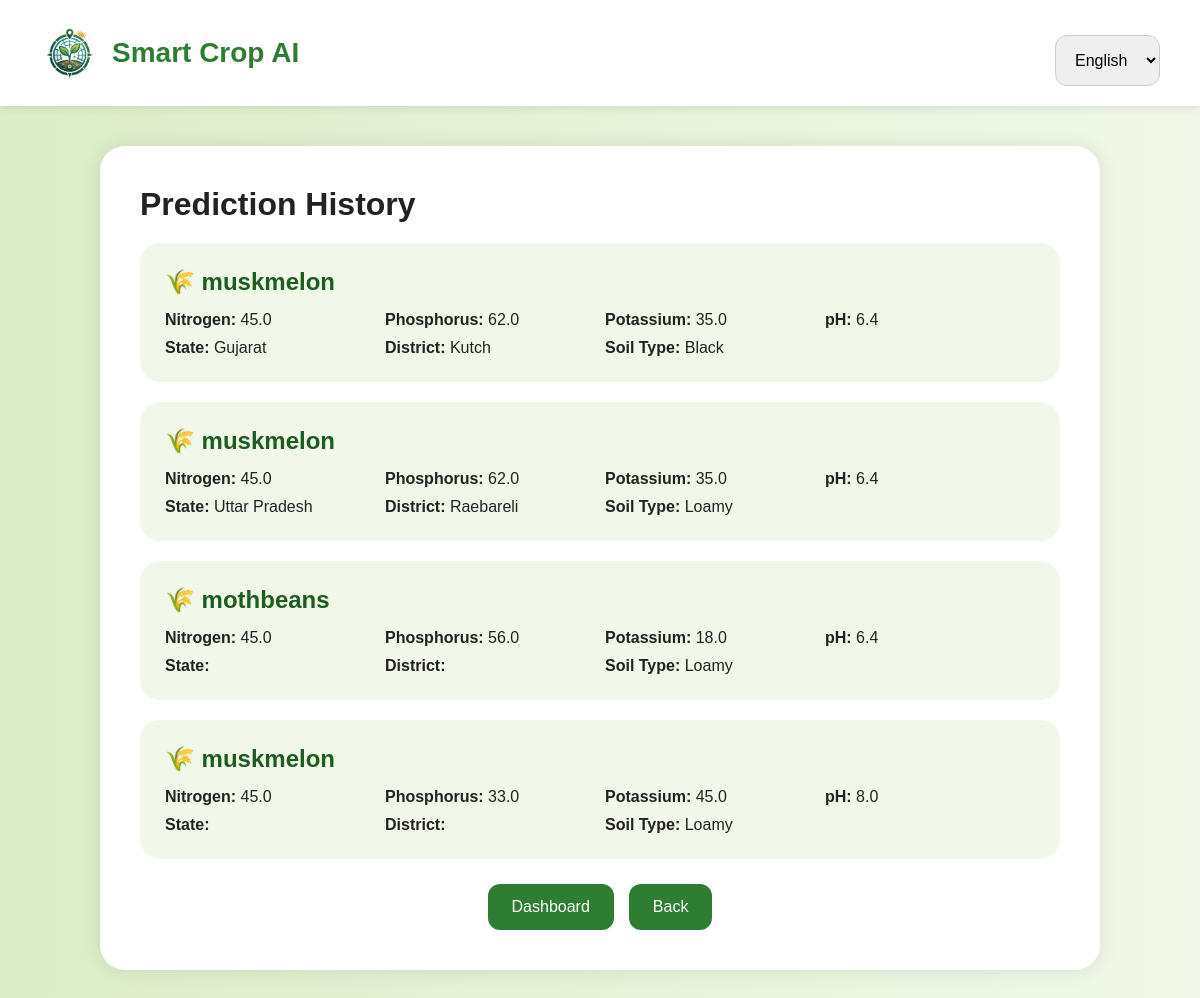
Screenshot of /history (signed in) with the database file from the repository.
### database.py (models this page shows)
class History(db.Model):
    __tablename__ = "history"
    id = db.Column(
        db.Integer,
        primary_key=True
    )
    user_id = db.Column(
        db.Integer,
        db.ForeignKey('users.id')
    )
    crop = db.Column(
        db.String(100)
    )
    confidence = db.Column(
        db.Float
    )
    n = db.Column(
        db.Float
    )
    p = db.Column(
        db.Float
    )
    k = db.Column(
        db.Float
    )
    ph = db.Column(
        db.Float
    )
    state = db.Column(
        db.String(100)
    )
    district = db.Column(
        db.String(100)
    )
    soil = db.Column(
        db.String(100)
    )
    temperature = db.Column(
        db.Float
    )
    humidity = db.Column(
        db.Float
    )
    rainfall = db.Column(
        db.Float
    )
    weather_condition = db.Column(
        db.String(100)
    )
    created_at = db.Column(
        db.DateTime,
        default=datetime.utcnow
    )

### app.py (the view)
@app.route('/history')
def history():
    if 'user_id' not in session:
        return redirect('/login')
    records = History.query.filter_by(
        user_id=session['user_id']
    ).order_by(
        History.created_at.desc()
    ).all()
    return render_template(
        'history.html',
        records=records
    )

### templates/history.html (shortened to what this page needs)
<!DOCTYPE html>
<html lang="en">
<head>
    <link rel="stylesheet"
      href="{{ url_for('static',
      filename='css/style.css') }}">
</head>
<body>
    <div class="navbar">
        <div class="logo-box">
            <img
            src="{{ url_for('static',
            filename='images/logo.png') }}"
            class="logo"
            alt="logo">
            <h2 id="mainTitle">
                Smart Crop AI
            </h2>
        </div>
        <div class="top-right">
            <select id="languageSelect"
                    onchange="changeLanguage()">
                <option value="en">
                    English
                </option>
            </select>
        </div>
    </div>
    <div class="history-container">
        <h1 id="historyTitle">
            Prediction History
        </h1>
        {% if records %}
            {% for record in records %}
            <div class="history-card">
                <div class="history-top">
                    <h2>
                        🌾 {{ record.crop }}
                    </h2>
                </div>
                <div class="history-details">
                    <p>
                        <b id="nitrogenText">
                            Nitrogen:
                        </b>
                        {{ record.n }}
                    </p>
                    <p>
                        <b id="phosphorusText">
                            Phosphorus:
                        </b>
                        {{ record.p }}
                    </p>
                    <p>
                        <b id="potassiumText">
                            Potassium:
                        </b>
                        {{ record.k }}
                    </p>
                    <p>
                        <b id="phText">
                            pH:
                        </b>
                        {{ record.ph }}
                    </p>
                    <p>
                        <b id="stateText">
                            State:
                        </b>
                        {{ record.state }}
                    </p>
                    <p>
                        <b id="districtText">
                            District:
                        </b>
                        {{ record.district }}
                    </p>
                    <p>
                        <b id="soilText">
                            Soil Type:
                        </b>
                        {{ record.soil }}
                    </p>
                </div>
            </div>
            {% endfor %}
        {% else %}
            <div class="empty-history">
                <h2 id="emptyText">
                    No Prediction History Found
                </h2>
            </div>
        {% endif %}
        <div class="history-buttons">
            <a href="/dashboard">
                <button id="dashboardBtn">
                    Dashboard
                </button>
            </a>
            <a href="/">
                <button id="backBtn">
                    Back
                </button>
            </a>
        </div>
    </div>
</body>
</html>

### static/css/style.css (style rules this page uses)
* { margin:0; padding:0; box-sizing:border-box; }
body { font-family:Arial, sans-serif; background: linear-gradient(to right,#dcedc8,#f1f8e9); min-height:100vh; color:#222; }
.navbar { width:100%; display:flex; justify-content:space-between; align-items:center; padding:20px 40px; background:white; box-shadow:0 2px 10px rgba(0,0,0,0.1); position:sticky; top:0; z-index:100; }
.navbar h2 { color:#2e7d32; font-size:28px; }
.top-right, .nav-right { display:flex; align-items:center; gap:20px; }
select { padding:10px; border-radius:10px; border:1px solid #ccc; outline:none; font-size:15px; }
input, select { width:100%; padding:15px; margin-top:15px; border-radius:12px; border:1px solid #ccc; font-size:16px; outline:none; }
button { padding:14px 24px; border:none; border-radius:12px; background:#2e7d32; color:white; cursor:pointer; font-size:16px; transition:0.3s; }
.btn-group, .result-buttons, .history-buttons { display:flex; gap:15px; justify-content:center; flex-wrap:wrap; margin-top:25px; }
.history-container { width:90%; max-width:1000px; margin:40px auto; background:white; padding:40px; border-radius:25px; box-shadow:0 0 20px rgba(0,0,0,0.1); }
.history-card { background:#f1f8e9; padding:25px; border-radius:20px; margin-top:20px; }
.history-card h2 { color:#1b5e20; margin-bottom:15px; }
.history-details { display:grid; grid-template-columns: repeat(auto-fit,minmax(200px,1fr)); gap:10px; }
.logo-box { display:flex; align-items:center; gap:12px; }
.logo { width:60px; height:60px; object-fit:contain; border-radius:50%; background:white; padding:5px; }

### rows the page displays
History: crop "muskmelon", n "45.0", p "62.0", k "35.0", ph "6.4", state "Gujarat", district "Kutch", soil "Black"
History: crop "muskmelon", n "45.0", p "62.0", k "35.0", ph "6.4", state "Uttar Pradesh", district "Raebareli", soil "Loamy"
History: crop "mothbeans", n "45.0", p "56.0", k "18.0", ph "6.4", soil "Loamy"
History: crop "muskmelon", n "45.0", p "33.0", k "45.0", ph "8.0", soil "Loamy"
